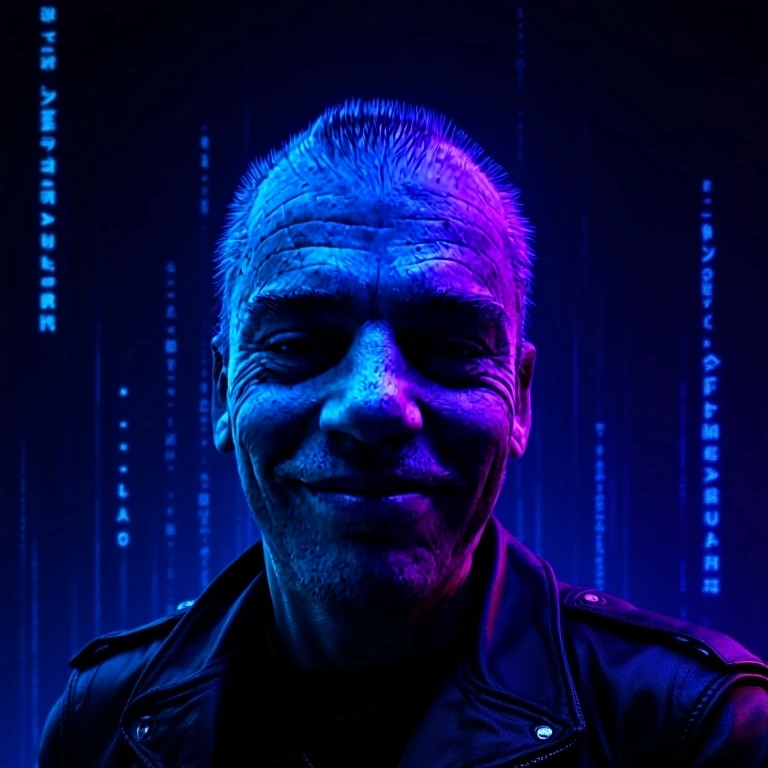
#> input picture rasmus-new-cyberpunk2.webp, 768 x 768 px
$ python paint_portrait.py ../rasmus-new-cyberpunk2.webp ../rasmus-new-cyberpunk2.webp
#> lines starting #> are read from the running program, lines starting #| are printed output that depends on the picture; after the words box and inside, x2 and y2 are one past the last pixel; in counts of white or black regions, pixels touching at a corner belong together
# /// script
# dependencies = ["opencv-python-headless", "numpy", "pillow"]
# ///
"""Paint a video frame as ink + watercolour on paper, in 3 'boil' variants.

Usage: uv run paint_portrait.py <frame.png> <out_dir>
"""
import sys, os
import numpy as np
import cv2
from PIL import Image

src, out_dir = sys.argv[1], sys.argv[2]
os.makedirs(out_dir, exist_ok=True)

PAPER = np.array([0xF3, 0xEB, 0xDC], np.float32) / 255
INK = np.array([0x2B, 0x22, 0x33], np.float32) / 255
PAL = np.array([
    [0xD9, 0x77, 0x57], [0xA8, 0x4D, 0x33], [0xF2, 0xA2, 0x83], [0x2F, 0x3C, 0x7A],
    [0xE8, 0xAA, 0x38], [0x6E, 0x9F, 0x58], [0x3A, 0x9C, 0x98], [0x7B, 0x5C, 0xA8],
    [0xFF, 0xF5, 0xE2], [0x8E, 0xC3, 0xE6], [0x2B, 0x22, 0x33],
], np.float32) / 255

img = cv2.imread(src)  # BGR 1080x1920 portrait
#> img is the input picture: shape (768, 768, 3); mean B, G, R 73.8, 13.5, 8.1
H0, W0 = img.shape[:2]
#> H0 = 768; W0 = 768
# 4:5 crop around the face
cw = W0
#> cw = 768
ch = int(cw * 1.25)
#> ch = 960
y0 = int(H0 * 0.14)
#> y0 = 107
img = img[y0:y0 + ch, 0:cw]
#> img: shape (661, 768, 3)
W, H = 800, 1000
img = cv2.resize(img, (W, H), interpolation=cv2.INTER_AREA)
#> img: shape (1000, 800, 3)
rgb = cv2.cvtColor(img, cv2.COLOR_BGR2RGB).astype(np.float32) / 255


def smooth_noise(seed, scale, shape=(H, W)):
    r = np.random.default_rng(seed)
    small = r.random((max(2, shape[0] // scale), max(2, shape[1] // scale))).astype(np.float32)
    return cv2.resize(small, (shape[1], shape[0]), interpolation=cv2.INTER_CUBIC)


# ---------- watercolour wash ----------
wash = img.copy()
for _ in range(6):
    wash = cv2.bilateralFilter(wash, 9, 40, 9)
wash = cv2.cvtColor(wash, cv2.COLOR_BGR2RGB).astype(np.float32) / 255
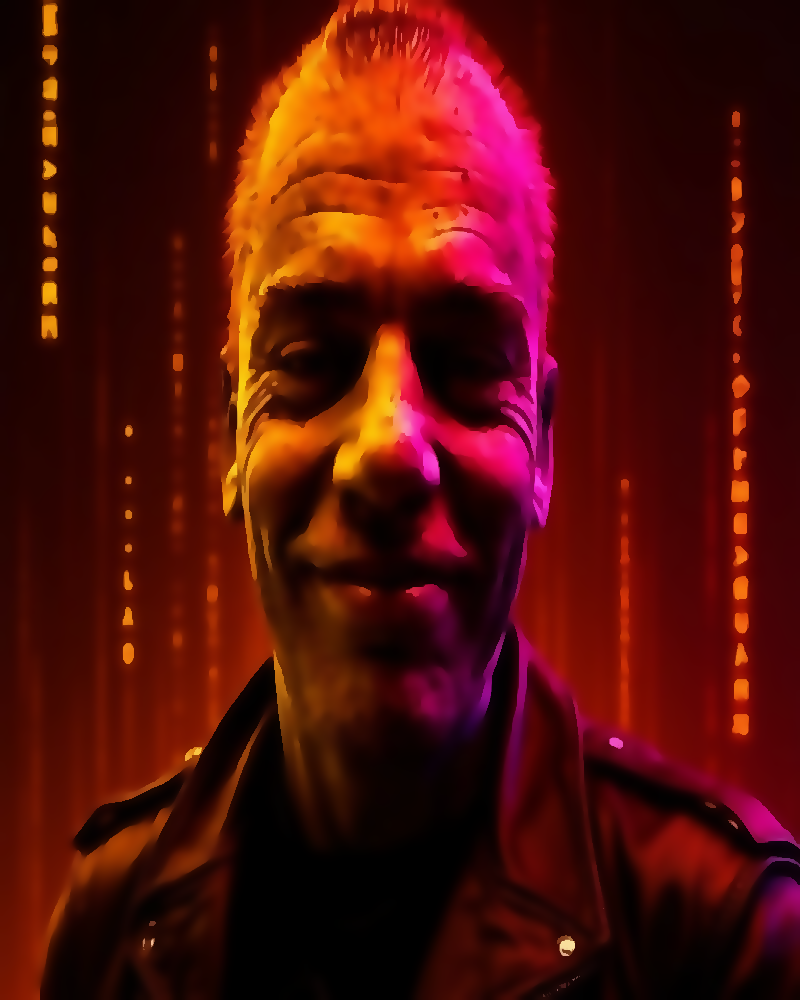
#> wash: shape (1000, 800, 3) float32; mean B, G, R 0.0357, 0.059, 0.318

# quantise into flat pigment areas
K = 12
Z = wash.reshape(-1, 3)
crit = (cv2.TERM_CRITERIA_EPS + cv2.TERM_CRITERIA_MAX_ITER, 30, 0.5)
_, labels, centers = cv2.kmeans(Z, K, None, crit, 3, cv2.KMEANS_PP_CENTERS)
#> centers = [[0.003, 0.00423, 0.0407], [0.078, 0.403, 0.933], [0.0133, 0.0188, 0.228], [0.0123, 0.0759, 0.475], [0.537, 0.102, 0.929], [0.0215, 0.204, 0.653], [0.00705, 0.0101, 0.136], [0.0171, 0.0374, 0.337], [0.303, 0.032, 0.749], [0.0423, 0.27, 0.859], [0.0609, 0.588, 0.942], [0.167, 0.0232, 0.54]]
labels = labels.reshape(H, W)
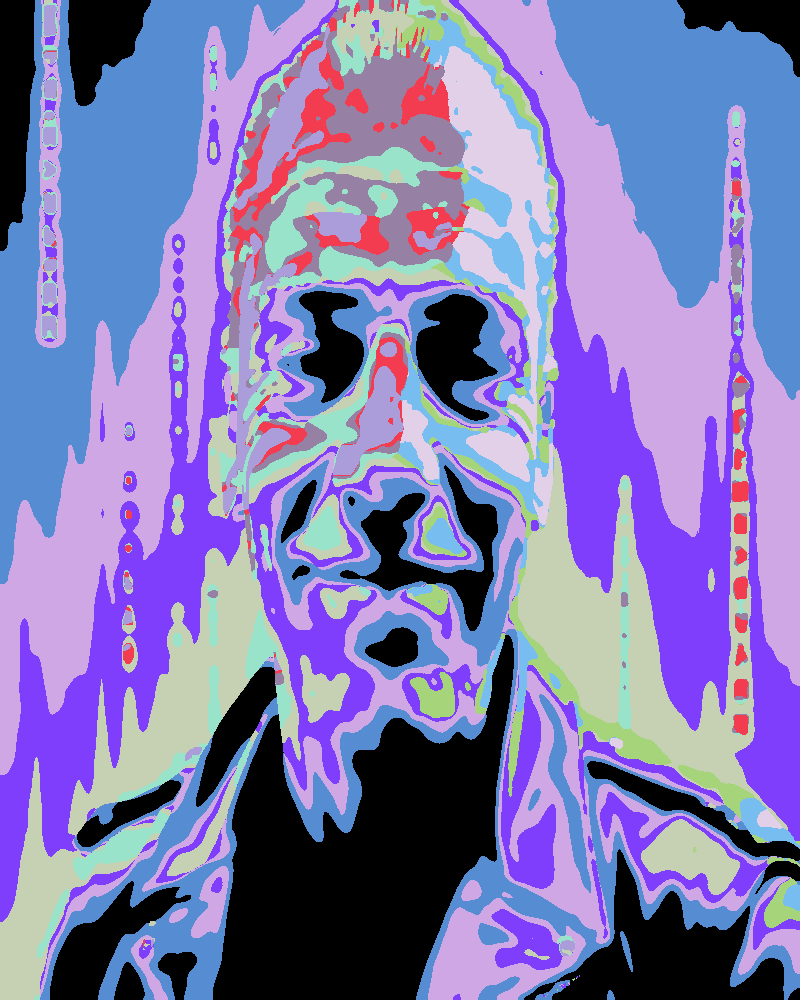
#> labels: shape (1000, 800) int32; 12 distinct labels, from 0 to 11; one colour per label, 0 black

# pull each pigment toward the nearest palette colour, warm it and lighten it
new_centers = []
for c in centers:
    # warm grade instead of snapping to a palette (keeps skin as skin)
    g = c.mean()
    m = c.copy()                      # keep the photo's own saturation
    m = m * np.array([1.03, 0.99, 0.94], np.float32)
    m = m * 0.9 + 0.1                 # lighten slightly
    new_centers.append(m)
#> this loop made 12 passes
#> (c, g, m) on passes 1 to 12: ([0.003, 0.00423, 0.0407], 0.016, [0.103, 0.104, 0.134]), ([0.078, 0.403, 0.933], 0.471, [0.172, 0.459, 0.889]), ([0.0133, 0.0188, 0.228], 0.0867, [0.112, 0.117, 0.293]), ([0.0123, 0.0759, 0.475], 0.188, [0.111, 0.168, 0.502]), ([0.537, 0.102, 0.929], 0.523, [0.598, 0.191, 0.886]), ([0.0215, 0.204, 0.653], 0.293, [0.12, 0.282, 0.653]), ([0.00705, 0.0101, 0.136], 0.0511, [0.107, 0.109, 0.215]), ([0.0171, 0.0374, 0.337], 0.131, [0.116, 0.133, 0.385]), ([0.303, 0.032, 0.749], 0.361, [0.381, 0.128, 0.733]), ([0.0423, 0.27, 0.859], 0.39, [0.139, 0.34, 0.827]), ([0.0609, 0.588, 0.942], 0.53, [0.156, 0.624, 0.897]), ([0.167, 0.0232, 0.54], 0.243, [0.255, 0.121, 0.556])
#> after the loop, new_centers = 12 items, first 6: [0.103, 0.104, 0.134], [0.172, 0.459, 0.889], [0.112, 0.117, 0.293], [0.111, 0.168, 0.502], [0.598, 0.191, 0.886], [0.12, 0.282, 0.653]
new_centers = np.array(new_centers, np.float32)
#> new_centers = [[0.103, 0.104, 0.134], [0.172, 0.459, 0.889], [0.112, 0.117, 0.293], [0.111, 0.168, 0.502], [0.598, 0.191, 0.886], [0.12, 0.282, 0.653], [0.107, 0.109, 0.215], [0.116, 0.133, 0.385], [0.381, 0.128, 0.733], [0.139, 0.34, 0.827], [0.156, 0.624, 0.897], [0.255, 0.121, 0.556]]
flat = new_centers[labels]
# subtle: blend the flat pigment areas back toward the smoothed photo
flat = 0.45 * flat + 0.55 * (wash * np.array([1.03, 0.99, 0.94], np.float32) * 0.9 + 0.1)

# sky -> bare paper with a faint sky wash (keeps it 'painted on paper')
hsv = cv2.cvtColor((rgb * 255).astype(np.uint8), cv2.COLOR_RGB2HSV).astype(np.float32)
sky = ((hsv[..., 0] > 90) & (hsv[..., 0] < 125) & (hsv[..., 1] > 40) & (hsv[..., 2] > 150)).astype(np.float32)
#> sky: shape (1000, 800) float32; values 0 (black) and 1 (white), 11.4% white; 184 white regions (91 under 20 px), largest, box (x1, y1, x2, y2) and area: (220, 0, 487, 727) 68035, (617, 531, 632, 735) 2079, (730, 640, 750, 740) 1405
yy = np.linspace(0, 1, H)[:, None]
sky *= (yy < 0.45)
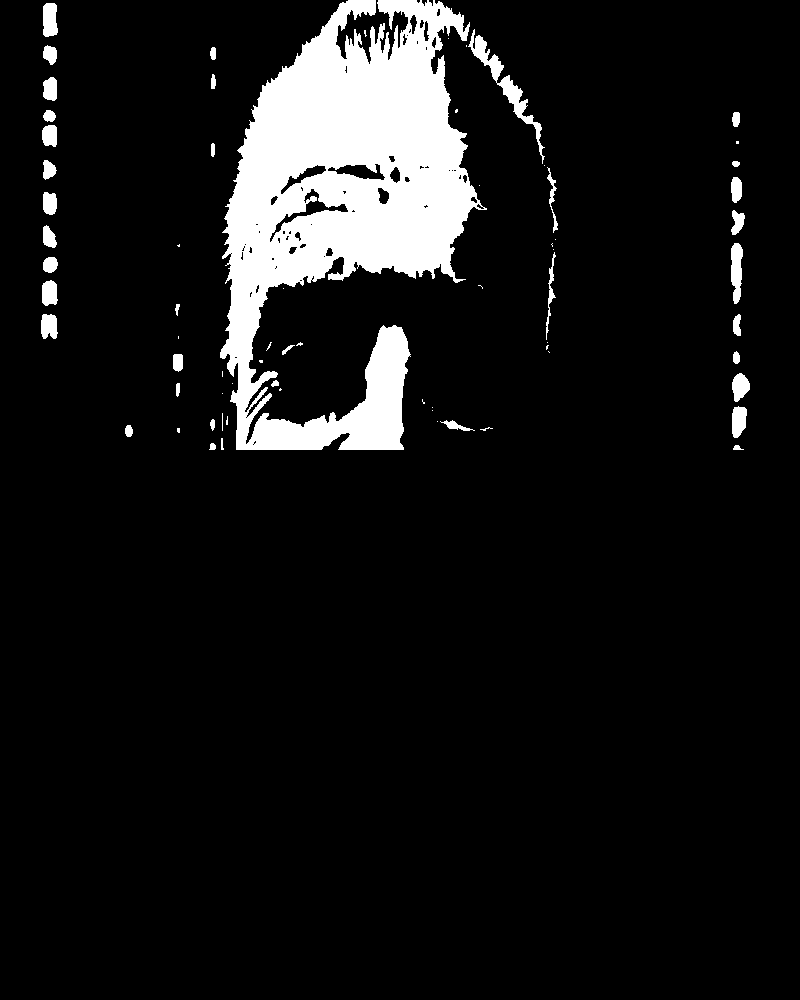
#> sky: shape (1000, 800) float32; values 0 (black) and 1 (white), 8.8% white; 70 white regions (32 under 20 px), largest, box (x1, y1, x2, y2) and area: (220, 0, 487, 450) 62404, (468, 29, 545, 164) 1379, (731, 243, 743, 304) 554
sky = cv2.GaussianBlur(sky, (0, 0), 6)
skycol = PAL[9] * 0.35 + PAPER * 0.65
flat = flat * (1 - sky[..., None]) + skycol * sky[..., None]


def paint_variant(seed):
    rng = np.random.default_rng(seed)
    # soften pigment boundaries unevenly (bleed)
    f = cv2.GaussianBlur(flat, (0, 0), 2.2)
    # edge darkening where pigment pools at the boundary of each area
    lab_edges = cv2.Canny((labels * 25).astype(np.uint8), 10, 30).astype(np.float32) / 255
    lab_edges = cv2.GaussianBlur(lab_edges, (0, 0), 1.6)
    f = f * (1 - 0.1 * lab_edges[..., None])
    # granulation + blooms
    gran = rng.normal(0, 1, (H, W)).astype(np.float32)
    gran = cv2.GaussianBlur(gran, (0, 0), 0.8)
    bloom = smooth_noise(seed + 11, 40) - 0.5
    f = f * (1 + 0.02 * gran[..., None] + 0.05 * bloom[..., None])
    f = np.clip(f, 0, 1)

    # ragged painted border: wash fades out to bare paper
    ny, nx = np.mgrid[0:H, 0:W].astype(np.float32)
    dx = np.minimum(nx, W - 1 - nx) / W
    dy = np.minimum(ny, H - 1 - ny) / H
    edge = np.minimum(dx * 1.25, dy)
    rough = smooth_noise(seed + 3, 26) * 0.07 + smooth_noise(seed + 5, 7) * 0.025
    mask = np.clip((edge - 0.03 - rough) / 0.05, 0, 1)
    mask = cv2.GaussianBlur(mask, (0, 0), 1.2)

    # ---------- ink (XDoG) ----------
    gray = cv2.cvtColor(img, cv2.COLOR_BGR2GRAY).astype(np.float32) / 255
    gray = cv2.bilateralFilter(gray, 7, 0.1, 5)
    # boil: displace the line source with a smooth random field
    amp = 1.0
    fx = (smooth_noise(seed + 21, 60) - 0.5) * 2 * amp
    fy = (smooth_noise(seed + 22, 60) - 0.5) * 2 * amp
    mapx = (nx + fx).astype(np.float32)
    mapy = (ny + fy).astype(np.float32)
    g = cv2.remap(gray, mapx, mapy, cv2.INTER_LINEAR, borderMode=cv2.BORDER_REFLECT)
    s1 = cv2.GaussianBlur(g, (0, 0), 1.0)
    s2 = cv2.GaussianBlur(g, (0, 0), 1.0 * 1.6)
    dog = s1 - 0.985 * s2
    eps, phi = -0.0035, 120.0
    xd = np.where(dog >= eps, 1.0, 1 + np.tanh(phi * (dog - eps)))
    ink = 1 - np.clip(xd, 0, 1)  # 1 = ink
    # drop specks, keep strokes
    ink_u8 = (ink > 0.35).astype(np.uint8)
    n, cc, stats, _ = cv2.connectedComponentsWithStats(ink_u8, 8)
    keep = np.zeros(n, bool)
    keep[1:] = stats[1:, cv2.CC_STAT_AREA] > 12
    ink = ink * keep[cc]
    # uneven pressure along strokes
    press = 0.5 + 0.3 * smooth_noise(seed + 31, 12)
    ink = np.clip(ink * press, 0, 1)
    ink = cv2.GaussianBlur(ink, (0, 0), 0.6)
    ink *= np.clip((edge - 0.02 - rough * 0.6) / 0.04, 0, 1)  # ink stops a bit past the wash

    # ---------- compose (multiply on paper) ----------
    paper = np.broadcast_to(PAPER, (H, W, 3)).copy()
    fib = smooth_noise(seed + 41, 3) - 0.5
    paper *= (1 + 0.03 * fib[..., None])
    out = paper * (1 - mask[..., None]) + (paper * f) * mask[..., None] / PAPER.mean() * 0.93
    out = np.clip(out, 0, 1)
    out = out * (1 - ink[..., None] * 0.6) + INK * ink[..., None] * 0.6

    alpha = np.clip(np.maximum(mask, ink), 0, 1)
    rgba = np.dstack([np.clip(out, 0, 1), alpha])
    return (rgba * 255).astype(np.uint8)


for i in range(3):
    im = Image.fromarray(paint_variant(100 + i * 17), 'RGBA')
    im.save(os.path.join(out_dir, f'portrait-{i}.webp'), quality=82, method=6)
    if i == 0:
        im.convert('RGB').save(os.path.join(out_dir, 'portrait-preview.jpg'), quality=85)
#> this loop made 3 passes
#> n in paint_variant on passes 1 to 3: 615, 621, 619
#> pass 1, in paint_variant, `lab_edges = cv2.GaussianBlur(lab_edges, (0, 0), 1.6)`:
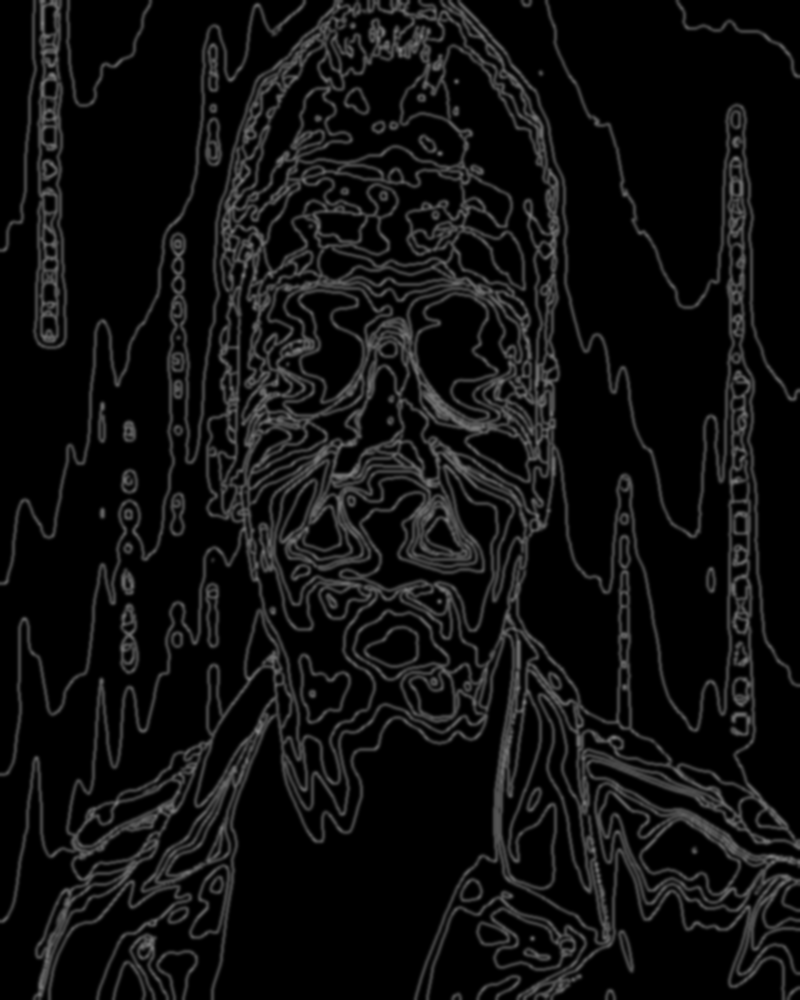
#> lab_edges: shape (1000, 800) float32; min 0, max 0.526, mean 0.066
#> after the loop:
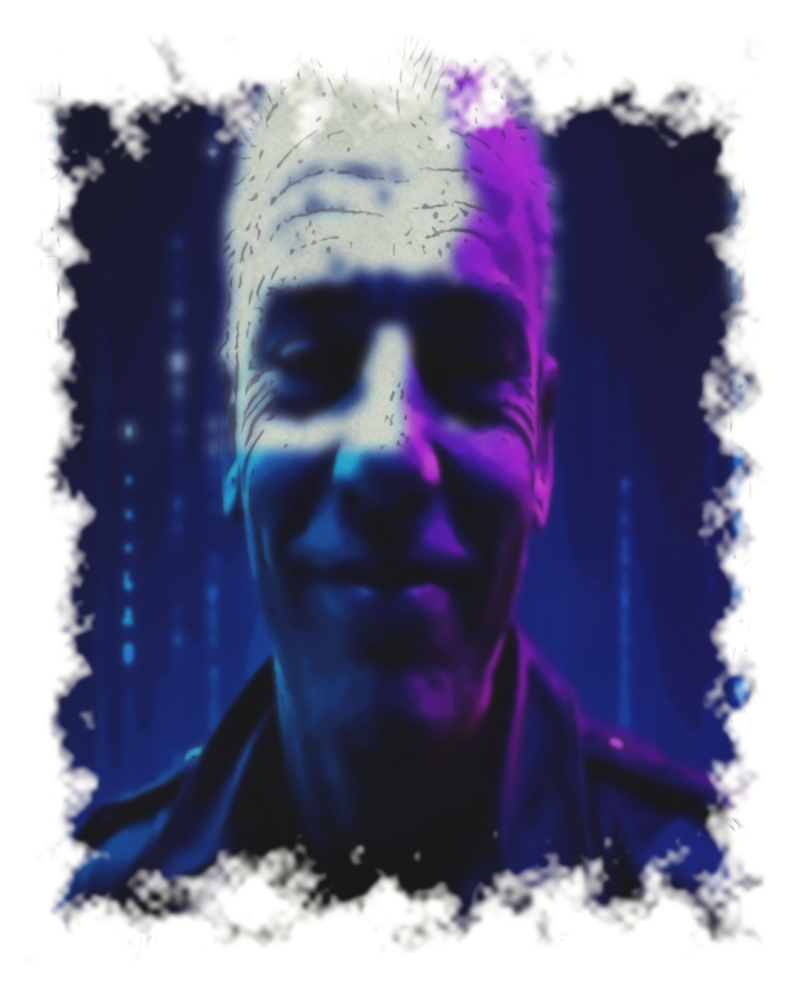
#> im: PIL image 800x1000 RGBA; mean R, G, B, A 114, 110.7, 133.3, 170.3; transparent parts drawn white
print('done')
